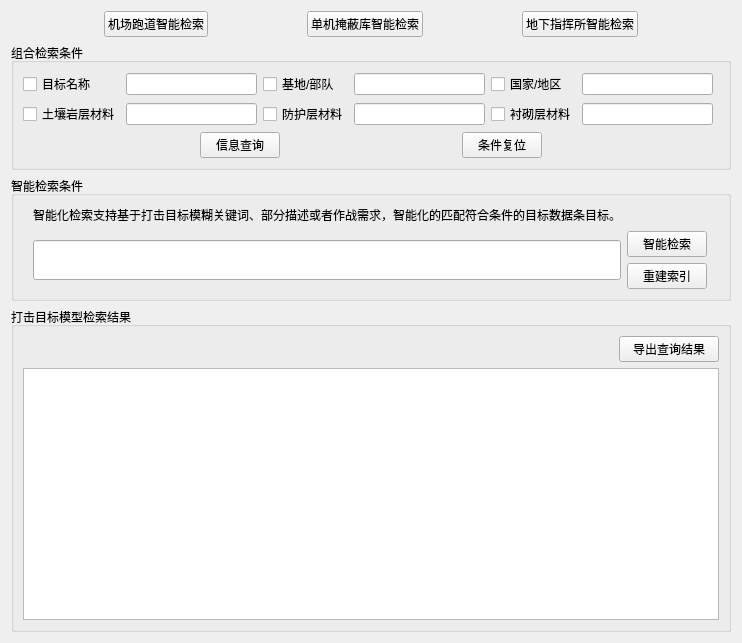
<?xml version="1.0" encoding="UTF-8"?>
<ui version="4.0">
 <class>Frm_Q_Ammunition</class>
 <widget class="QWidget" name="Frm_Q_Ammunition">
  <property name="geometry">
   <rect>
    <x>0</x>
    <y>0</y>
    <width>742</width>
    <height>643</height>
   </rect>
  </property>
  <property name="windowTitle">
   <string>打击目标智能检索</string>
  </property>
  <layout class="QGridLayout" name="gridLayout_4">
   <item row="0" column="0">
    <spacer name="horizontalSpacer_12">
     <property name="orientation">
      <enum>Qt::Horizontal</enum>
     </property>
     <property name="sizeHint" stdset="0">
      <size>
       <width>91</width>
       <height>21</height>
      </size>
     </property>
    </spacer>
   </item>
   <item row="0" column="1">
    <widget class="QPushButton" name="btn_combination_2">
     <property name="text">
      <string>机场跑道智能检索</string>
     </property>
    </widget>
   </item>
   <item row="0" column="2">
    <spacer name="horizontalSpacer_15">
     <property name="orientation">
      <enum>Qt::Horizontal</enum>
     </property>
     <property name="sizeHint" stdset="0">
      <size>
       <width>91</width>
       <height>21</height>
      </size>
     </property>
    </spacer>
   </item>
   <item row="0" column="3">
    <widget class="QPushButton" name="btn_combination_3">
     <property name="text">
      <string>单机掩蔽库智能检索</string>
     </property>
    </widget>
   </item>
   <item row="0" column="4">
    <spacer name="horizontalSpacer_16">
     <property name="orientation">
      <enum>Qt::Horizontal</enum>
     </property>
     <property name="sizeHint" stdset="0">
      <size>
       <width>91</width>
       <height>21</height>
      </size>
     </property>
    </spacer>
   </item>
   <item row="0" column="5">
    <widget class="QPushButton" name="btn_combination_4">
     <property name="text">
      <string>地下指挥所智能检索</string>
     </property>
    </widget>
   </item>
   <item row="0" column="6">
    <spacer name="horizontalSpacer_17">
     <property name="orientation">
      <enum>Qt::Horizontal</enum>
     </property>
     <property name="sizeHint" stdset="0">
      <size>
       <width>91</width>
       <height>21</height>
      </size>
     </property>
    </spacer>
   </item>
   <item row="1" column="0" colspan="7">
    <widget class="QGroupBox" name="groupBox">
     <property name="title">
      <string>组合检索条件</string>
     </property>
     <layout class="QGridLayout" name="gridLayout_2">
      <item row="2" column="0" colspan="7">
       <layout class="QHBoxLayout" name="horizontalLayout">
        <item>
         <spacer name="horizontalSpacer_5">
          <property name="orientation">
           <enum>Qt::Horizontal</enum>
          </property>
          <property name="sizeHint" stdset="0">
           <size>
            <width>126</width>
            <height>20</height>
           </size>
          </property>
         </spacer>
        </item>
        <item>
         <widget class="QPushButton" name="btn_combination">
          <property name="text">
           <string>信息查询</string>
          </property>
         </widget>
        </item>
        <item>
         <spacer name="horizontalSpacer_4">
          <property name="orientation">
           <enum>Qt::Horizontal</enum>
          </property>
          <property name="sizeHint" stdset="0">
           <size>
            <width>40</width>
            <height>20</height>
           </size>
          </property>
         </spacer>
        </item>
        <item>
         <widget class="QPushButton" name="btn_condition_reset">
          <property name="text">
           <string>条件复位</string>
          </property>
         </widget>
        </item>
        <item>
         <spacer name="horizontalSpacer_7">
          <property name="orientation">
           <enum>Qt::Horizontal</enum>
          </property>
          <property name="sizeHint" stdset="0">
           <size>
            <width>119</width>
            <height>20</height>
           </size>
          </property>
         </spacer>
        </item>
       </layout>
      </item>
      <item row="0" column="5">
       <widget class="QLineEdit" name="Country01">
        <property name="text">
         <string/>
        </property>
       </widget>
      </item>
      <item row="0" column="4">
       <widget class="QCheckBox" name="Country">
        <property name="text">
         <string>国家/地区</string>
        </property>
       </widget>
      </item>
      <item row="0" column="2">
       <widget class="QCheckBox" name="Base">
        <property name="text">
         <string>基地/部队</string>
        </property>
       </widget>
      </item>
      <item row="1" column="0">
       <widget class="QCheckBox" name="RockLayerMaterials">
        <property name="text">
         <string>土壤岩层材料</string>
        </property>
       </widget>
      </item>
      <item row="1" column="4">
       <widget class="QCheckBox" name="LiningLayerMaterial">
        <property name="text">
         <string>衬砌层材料</string>
        </property>
       </widget>
      </item>
      <item row="1" column="1">
       <widget class="QLineEdit" name="RockLayerMaterials01">
        <property name="text">
         <string/>
        </property>
       </widget>
      </item>
      <item row="1" column="2">
       <widget class="QCheckBox" name="ProtectiveLayerMaterial">
        <property name="text">
         <string>防护层材料</string>
        </property>
       </widget>
      </item>
      <item row="1" column="3">
       <widget class="QLineEdit" name="ProtectiveLayerMaterial01">
        <property name="text">
         <string/>
        </property>
       </widget>
      </item>
      <item row="1" column="5">
       <widget class="QLineEdit" name="LiningLayerMaterial01">
        <property name="text">
         <string/>
        </property>
       </widget>
      </item>
      <item row="0" column="0">
       <widget class="QCheckBox" name="UCCName">
        <property name="text">
         <string>目标名称</string>
        </property>
       </widget>
      </item>
      <item row="0" column="3">
       <widget class="QLineEdit" name="Base02">
        <property name="text">
         <string/>
        </property>
       </widget>
      </item>
      <item row="0" column="1">
       <widget class="QLineEdit" name="UCCName_2">
        <property name="text">
         <string/>
        </property>
       </widget>
      </item>
     </layout>
    </widget>
   </item>
   <item row="2" column="0" colspan="7">
    <widget class="QGroupBox" name="groupBox_2">
     <property name="title">
      <string>智能检索条件</string>
     </property>
     <layout class="QGridLayout" name="gridLayout">
      <item row="1" column="1" rowspan="2">
       <widget class="QLineEdit" name="txt_nlp">
        <property name="minimumSize">
         <size>
          <width>0</width>
          <height>40</height>
         </size>
        </property>
        <property name="text">
         <string/>
        </property>
       </widget>
      </item>
      <item row="2" column="0">
       <spacer name="horizontalSpacer_13">
        <property name="orientation">
         <enum>Qt::Horizontal</enum>
        </property>
        <property name="sizeHint" stdset="0">
         <size>
          <width>46</width>
          <height>20</height>
         </size>
        </property>
       </spacer>
      </item>
      <item row="2" column="2">
       <widget class="QPushButton" name="btn_nlp_rebuild">
        <property name="statusTip">
         <string/>
        </property>
        <property name="text">
         <string>重建索引</string>
        </property>
       </widget>
      </item>
      <item row="1" column="0">
       <spacer name="horizontalSpacer_3">
        <property name="orientation">
         <enum>Qt::Horizontal</enum>
        </property>
        <property name="sizeHint" stdset="0">
         <size>
          <width>46</width>
          <height>20</height>
         </size>
        </property>
       </spacer>
      </item>
      <item row="0" column="1">
       <widget class="QLabel" name="label_7">
        <property name="text">
         <string>智能化检索支持基于打击目标模糊关键词、部分描述或者作战需求，智能化的匹配符合条件的目标数据条目标。</string>
        </property>
       </widget>
      </item>
      <item row="1" column="2">
       <widget class="QPushButton" name="btn_nlp_search">
        <property name="text">
         <string>智能检索</string>
        </property>
       </widget>
      </item>
      <item row="0" column="0">
       <spacer name="horizontalSpacer">
        <property name="orientation">
         <enum>Qt::Horizontal</enum>
        </property>
        <property name="sizeHint" stdset="0">
         <size>
          <width>46</width>
          <height>20</height>
         </size>
        </property>
       </spacer>
      </item>
      <item row="0" column="2" colspan="2">
       <spacer name="horizontalSpacer_2">
        <property name="orientation">
         <enum>Qt::Horizontal</enum>
        </property>
        <property name="sizeHint" stdset="0">
         <size>
          <width>127</width>
          <height>20</height>
         </size>
        </property>
       </spacer>
      </item>
     </layout>
    </widget>
   </item>
   <item row="3" column="0" colspan="7">
    <widget class="QGroupBox" name="groupBox_3">
     <property name="title">
      <string>打击目标模型检索结果</string>
     </property>
     <layout class="QGridLayout" name="gridLayout_3">
      <item row="0" column="0">
       <widget class="QLabel" name="lb_noti">
        <property name="text">
         <string/>
        </property>
        <property name="alignment">
         <set>Qt::AlignCenter</set>
        </property>
       </widget>
      </item>
      <item row="2" column="0" colspan="2">
       <widget class="QTableView" name="tv_result">
        <property name="minimumSize">
         <size>
          <width>0</width>
          <height>240</height>
         </size>
        </property>
       </widget>
      </item>
      <item row="0" column="1" rowspan="2">
       <widget class="QPushButton" name="btn_export">
        <property name="maximumSize">
         <size>
          <width>100</width>
          <height>16777215</height>
         </size>
        </property>
        <property name="text">
         <string>导出查询结果</string>
        </property>
       </widget>
      </item>
     </layout>
    </widget>
   </item>
  </layout>
 </widget>
 <resources/>
 <connections/>
</ui>
